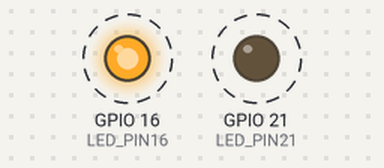
This program was run on a simulated Raspberry Pi (BCM pin numbers). Shown: output pins drawn as LEDs (lit = HIGH). Dashed ring = blinking.

Above: at 0.5 s.
Timing chart, 0 to 4.6 s (numbered marks = the images above):
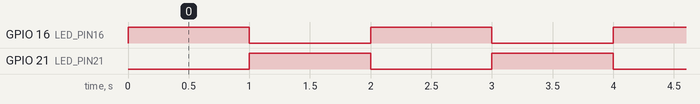

The program:

3b.py
```python
import RPi.GPIO as GPIO
import time

LED_PIN16 = 16
LED_PIN21 = 21

GPIO.setmode(GPIO.BCM)
GPIO.setup(LED_PIN16, GPIO.OUT)
GPIO.setup(LED_PIN21, GPIO.OUT)
#1 led aan en 1 led uit en omgekeerd met intervallen van 1 seconde
while True:
    GPIO.output(LED_PIN16, GPIO.HIGH)
    GPIO.output(LED_PIN21, GPIO.LOW)
    time.sleep(1)
    GPIO.output(LED_PIN21, GPIO.HIGH)
    GPIO.output(LED_PIN16, GPIO.LOW)
    time.sleep(1)
```

Measured:
- by itself, GPIO 16 (LED_PIN16), GPIO 21 (LED_PIN21): alternates HIGH for 1.0 s and LOW for 1.0 s
